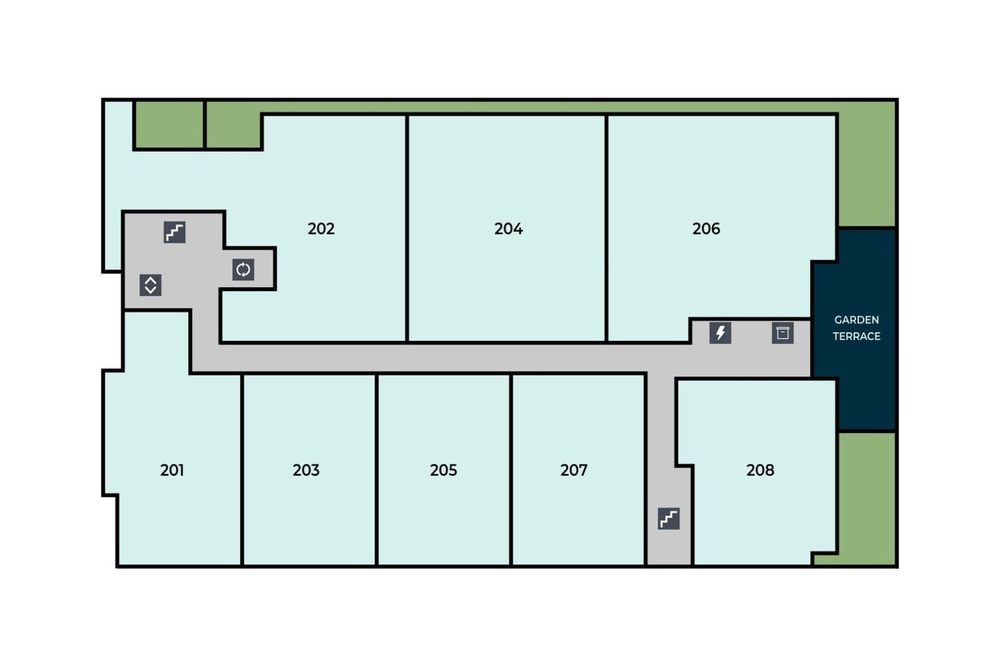
#> input picture synchtex2.jpeg, 1000 x 667 px, shrunk from 1599 x 1066 before the run
$ python text_remover.py
#> lines starting #> are read from the running program, lines starting #| are printed output that depends on the picture; after the words box and inside, x2 and y2 are one past the last pixel; in counts of white or black regions, pixels touching at a corner belong together
import cv2
import numpy as np
import os

def detect_and_remove_text(image_path, output_path=None):
    """
    Detects and removes text from an image using morphological operations
    and inpainting techniques.

    Args:
        image_path: Path to the input image
        output_path: Path to save the output image (optional)

    Returns:
        Image with text removed
    """
#> called with image_path = 'synchtex2.jpeg', output_path = 'sample_images/text_removed.jpg'
    # Read the image
    image = cv2.imread(image_path)
#> image is the input picture: shape (667, 1000, 3); mean B, G, R 224.3, 227.3, 214.8
    if image is None:
        raise ValueError(f"Could not read image from {image_path}")

    # Convert to grayscale
    gray = cv2.cvtColor(image, cv2.COLOR_BGR2GRAY)
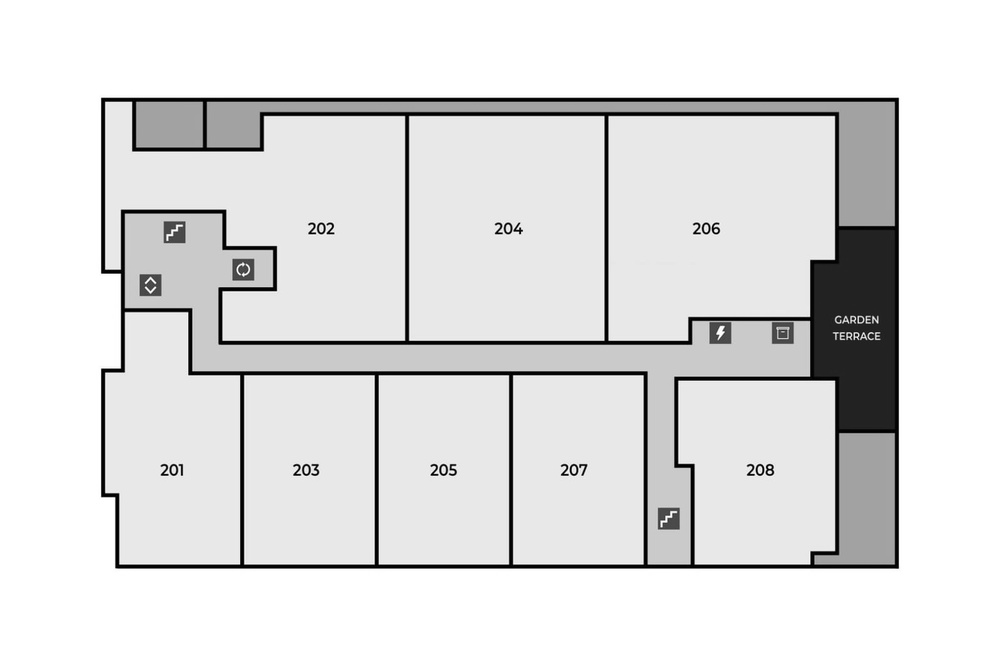
#> gray: shape (667, 1000); min 0, max 255, mean 223.2

    # Apply threshold to get binary image
    _, binary = cv2.threshold(gray, 150, 255, cv2.THRESH_BINARY_INV)
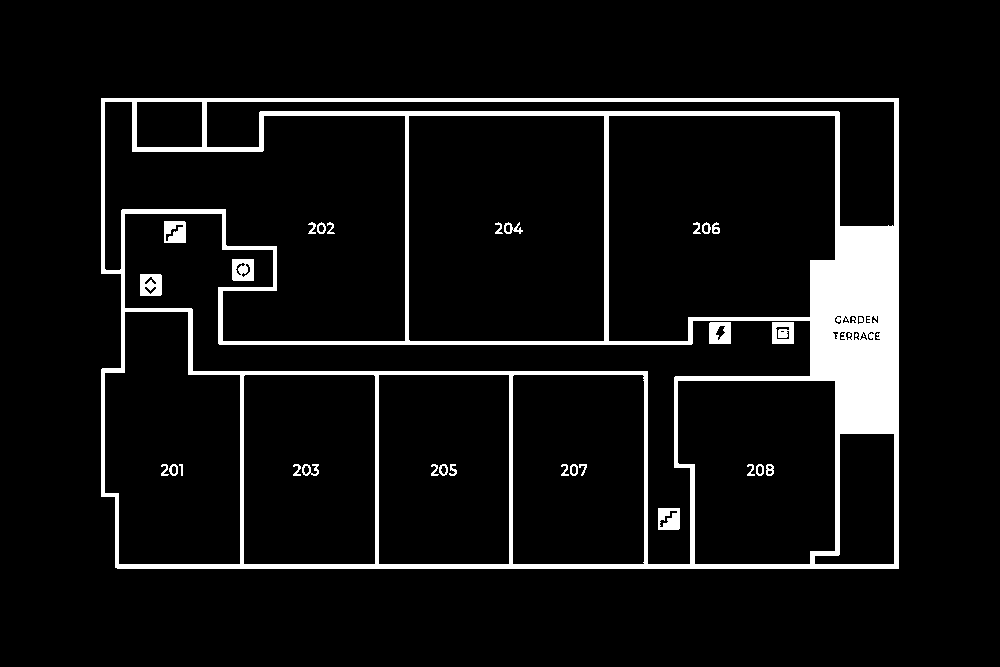
#> binary: shape (667, 1000); 7.4% white; 30 white regions (1 under 20 px), largest, box (x1, y1, x2, y2) and area: (101, 98, 899, 569) 45265, (232, 259, 254, 281) 422, (772, 322, 794, 344) 422

    # Use morphological operations to identify text regions
    kernel = cv2.getStructuringElement(cv2.MORPH_RECT, (5, 5))
    binary = cv2.dilate(binary, kernel, iterations=3)
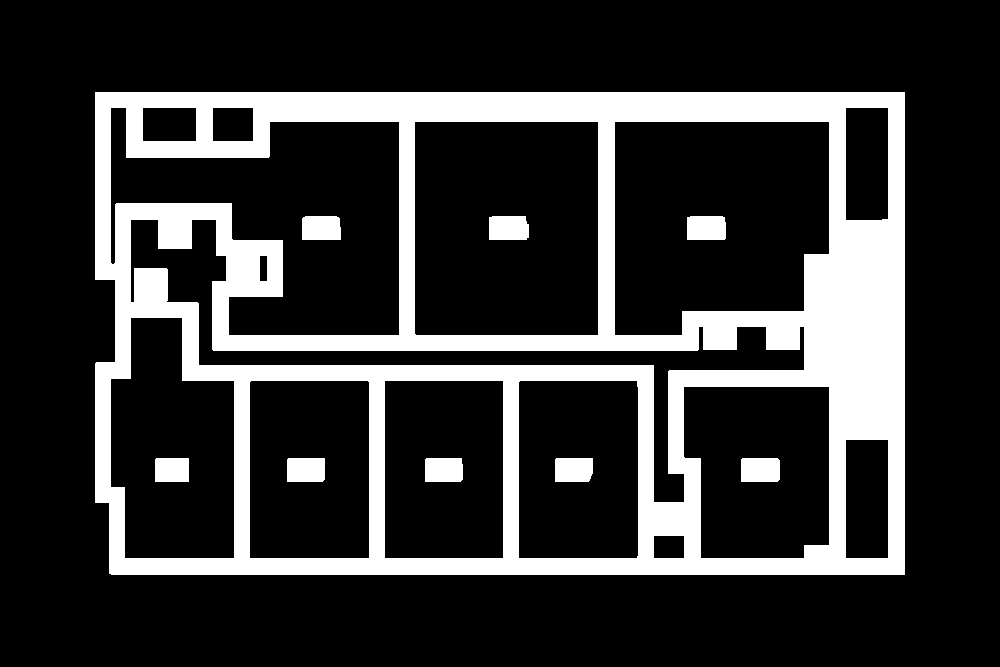
#> binary: shape (667, 1000); 20.5% white; 9 white regions, largest, box (x1, y1, x2, y2) and area: (95, 92, 905, 575) 129657, (489, 216, 529, 240) 932, (741, 458, 780, 482) 929
    binary = cv2.erode(binary, kernel, iterations=2)
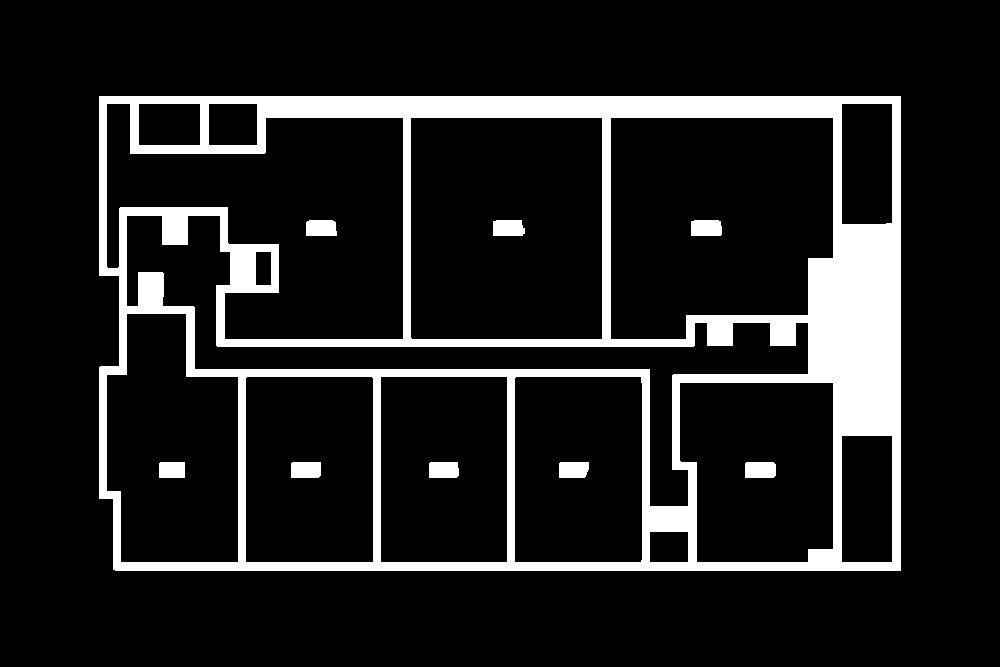
#> binary: shape (667, 1000); 12.6% white; 9 white regions

    # Find contours
    contours, _ = cv2.findContours(binary, cv2.RETR_EXTERNAL, cv2.CHAIN_APPROX_SIMPLE)
#> contours = 1 contour; box (x1, y1, x2, y2) and area: (99, 96, 901, 571) 376846

    # Create a mask for text regions
    mask = np.zeros_like(gray)

    # Filter contours based on area and aspect ratio to identify text regions
    for contour in contours:
        x, y, w, h = cv2.boundingRect(contour)
        area = w * h
        aspect_ratio = w / float(h)

        # Text regions typically have specific characteristics
        if area > 100 and aspect_ratio > 0.1 and aspect_ratio < 10:
            cv2.drawContours(mask, [contour], -1, 255, -1)
#> this loop made 1 pass
#> (x, y, w, h, area, aspect_ratio) on pass 1: (99, 96, 802, 475, 380950, 1.69)
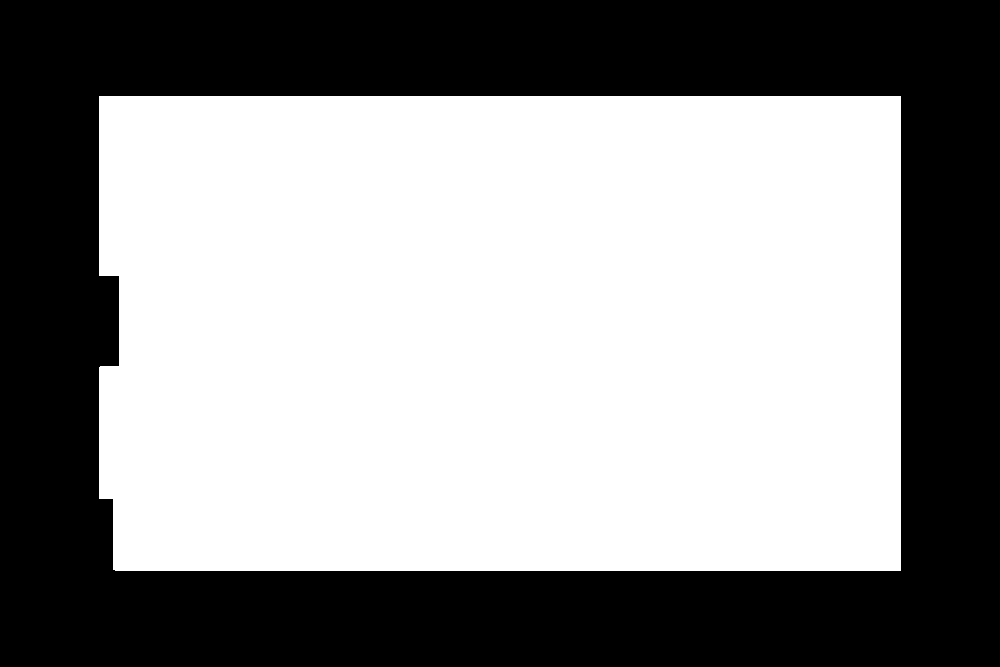
#> mask: shape (667, 1000); 56.7% white; 1 black region, box (x1, y1, x2, y2) and area: (0, 0, 1000, 667) 288861

    # Dilate the mask to include nearby regions
    mask = cv2.dilate(mask, kernel, iterations=3)
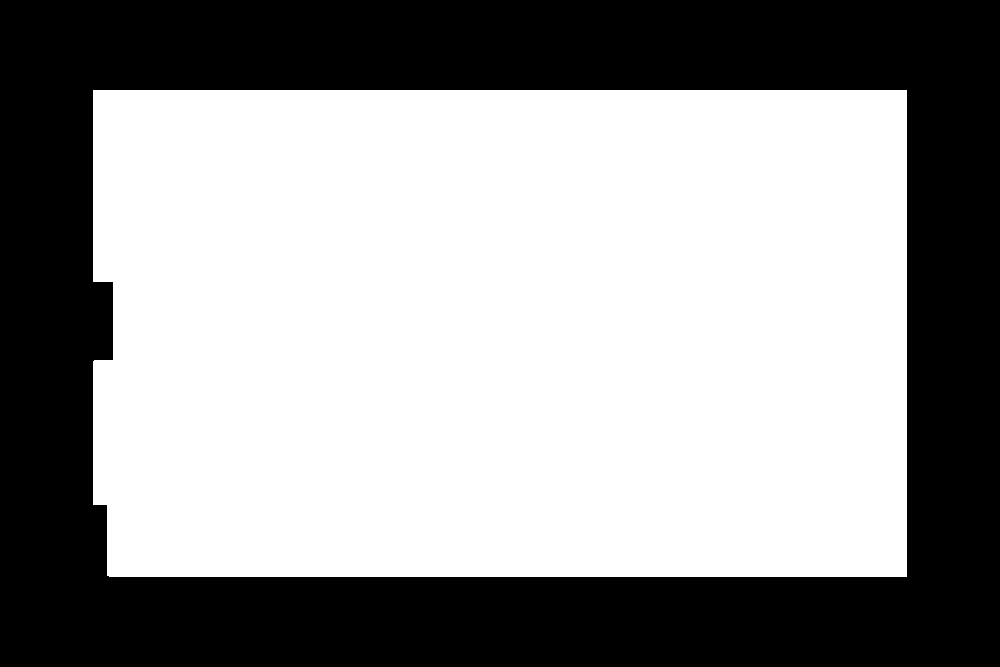
#> mask: shape (667, 1000); 59% white; 1 black region, box (x1, y1, x2, y2) and area: (0, 0, 1000, 667) 273153

    # Inpaint the text regions
    result = cv2.inpaint(image, mask, 7, cv2.INPAINT_TELEA)

    # Apply denoising to smooth the result
    result = cv2.fastNlMeansDenoisingColored(result, None, 10, 10, 7, 21)
#> result: shape (667, 1000, 3); every value is 254

    # Save the result if output path is provided
    if output_path:
        cv2.imwrite(output_path, result)

    return result

if __name__ == "__main__":
    # Example usage
    import matplotlib.pyplot as plt

    input_image = "synchtex2.jpeg"  # Replace with your image containing text
    output_image = "sample_images/text_removed.jpg"

    # Check if the input file exists
    if not os.path.exists(input_image):
        print(f"Error: Image file {input_image} not found.")
        exit(1)

    # Process the image
    result = detect_and_remove_text(input_image, output_image)

    # Display the results
    original = cv2.imread(input_image)

    plt.figure(figsize=(12, 6))
    plt.subplot(121)
    plt.imshow(cv2.cvtColor(original, cv2.COLOR_BGR2RGB))
    plt.title('Original Image')
    plt.axis('off')

    plt.subplot(122)
    plt.imshow(cv2.cvtColor(result, cv2.COLOR_BGR2RGB))
    plt.title('Text Removed')
    plt.axis('off')

    plt.tight_layout()
    plt.show()
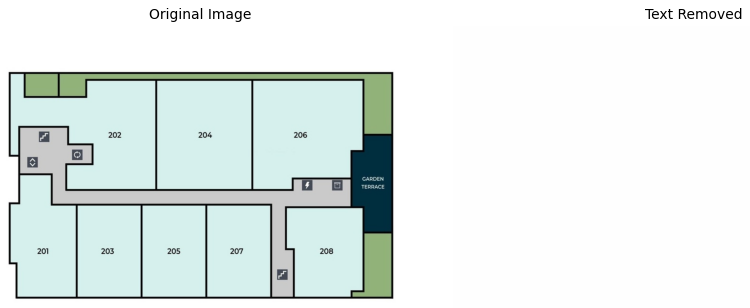
#> figure drawn by matplotlib, 2 panels

$ run again, with syntext.jpeg copied over synchtex2.jpeg
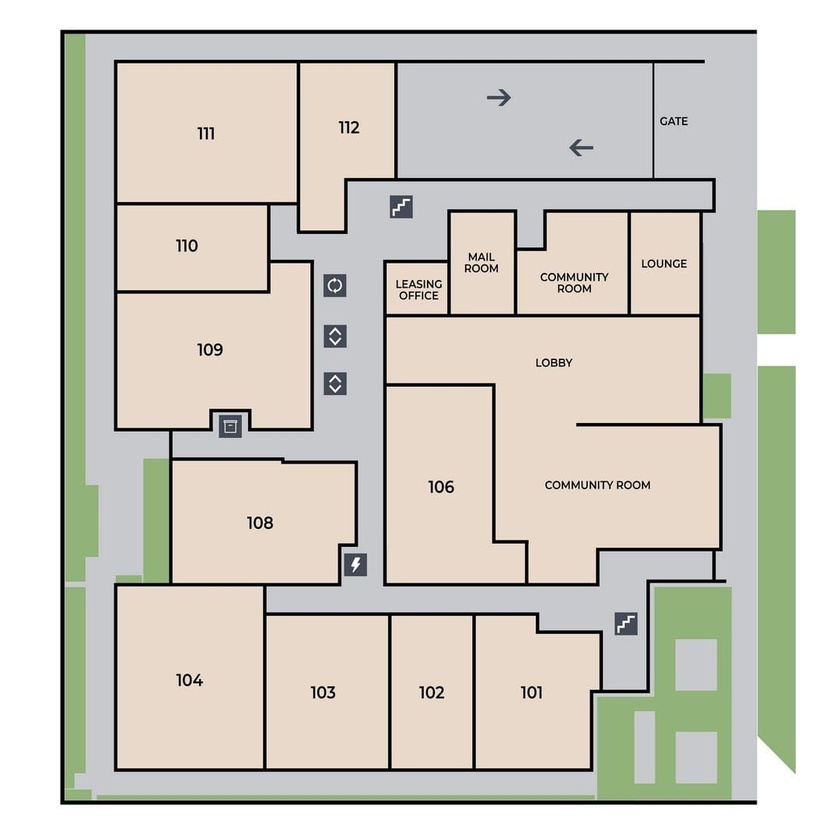
#> input picture syntext.jpeg, 840 x 840 px, shrunk from 1080 x 1080 before the run
#> in detect_and_remove_text, image is the input picture: shape (840, 840, 3); mean B, G, R 196, 205.4, 208.6
#> in detect_and_remove_text, `binary = cv2.erode(binary, kernel, iterations=2)`:
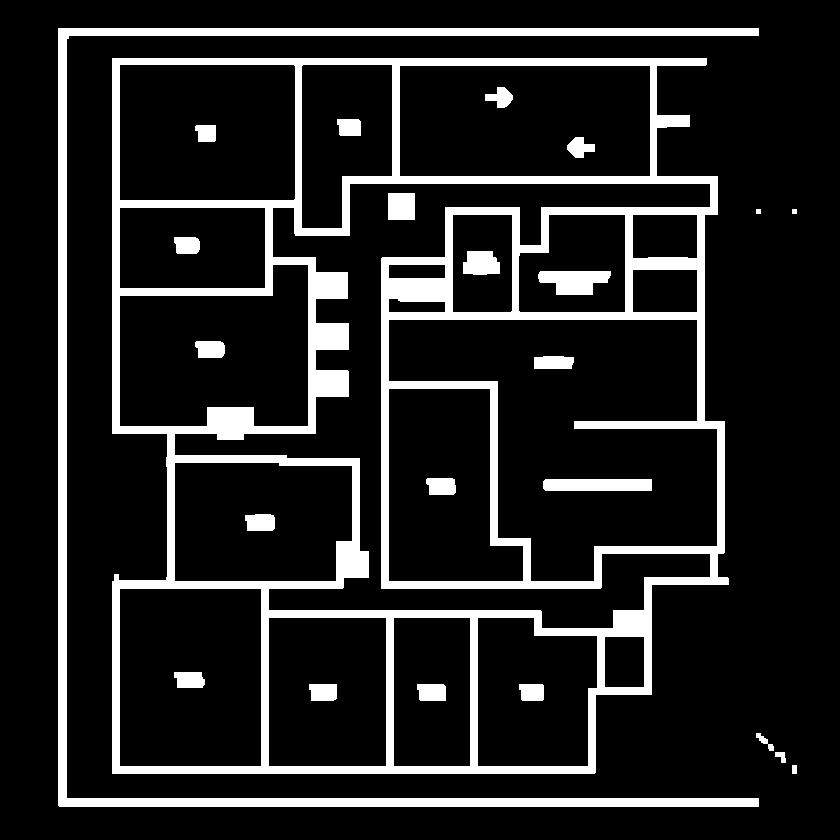
#> binary: shape (840, 840); 13.8% white; 24 white regions
#> contours = 7 contours, 2 with area under 20; largest, box (x1, y1, x2, y2) and area: (112, 58, 729, 774) 399468, (58, 28, 759, 807) 16611, (756, 733, 774, 751) 83, (775, 752, 786, 763) 59, (792, 765, 797, 774) 32
#> the loop in detect_and_remove_text, `for contour in contours:` made 7 passes
#> (x, y, w, h, area, aspect_ratio) on passes 2, 3, 6, 7: (775, 752, 11, 11, 121, 1), (756, 733, 18, 18, 324, 1), (112, 58, 617, 716, 441772, 0.862), (58, 28, 701, 779, 546079, 0.9)
#> `plt.show()`:
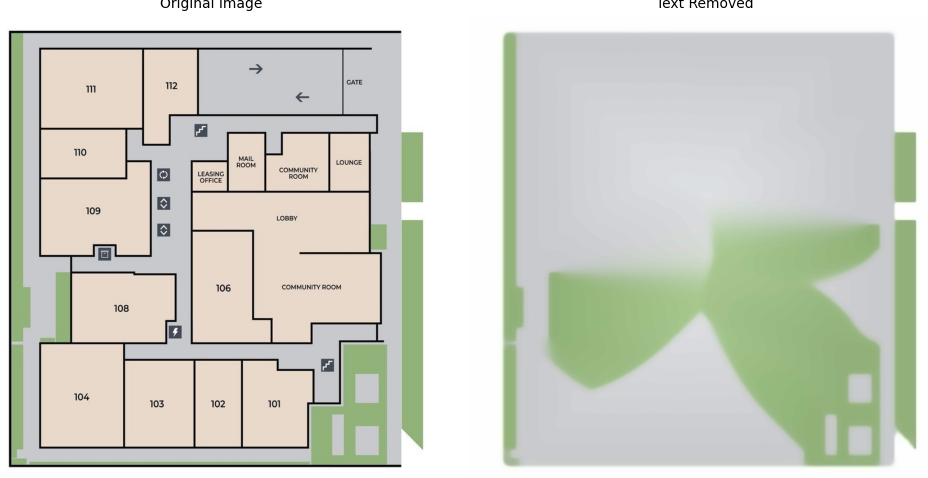
#> figure drawn by matplotlib, 2 panels
